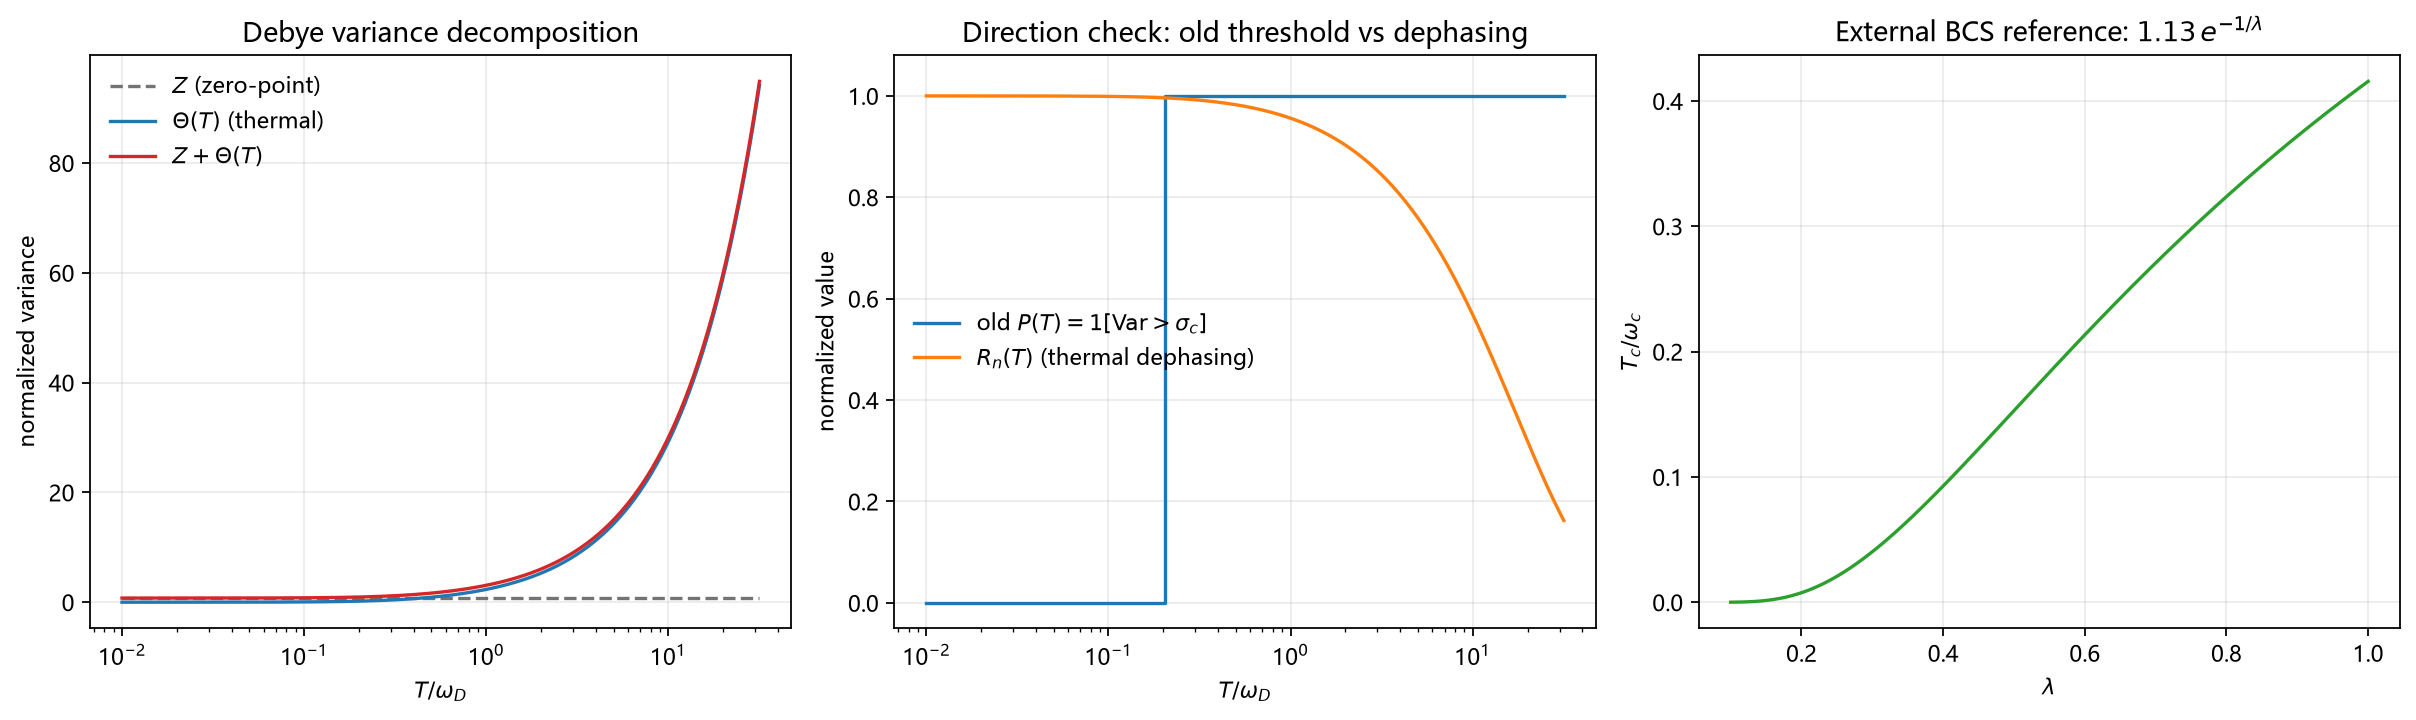

The Python source for this figure:
import numpy as np
import matplotlib
matplotlib.use("Agg")
import matplotlib.pyplot as plt

# Optional Chinese font; fall back silently if unavailable.
matplotlib.rcParams["font.sans-serif"] = ["Microsoft YaHei", "SimHei", "DejaVu Sans"]
matplotlib.rcParams["axes.unicode_minus"] = False

def debye_integral(x: float) -> float:
    """I(x)=int_0^x u/(exp(u)-1) du, with the removable value at 0 set to 1."""
    if x <= 0.0:
        return 0.0
    u = np.linspace(0.0, x, 30001)
    f = np.ones_like(u)
    f[1:] = u[1:] / np.expm1(u[1:])
    return float(np.trapezoid(f, u))

# Dimensionless units: omega_D = 1, rho_m = 1, g = 1.
# Z = 3g^2/(4 rho_m omega_D) = 3/4.
Z = 0.75
t = np.logspace(-2.0, 1.5, 420)
I = np.array([debye_integral(1.0 / ti) for ti in t])
Theta = 3.0 * t**2 * I
total = Z + Theta

# Thermal velocity variance (linearised), normalized geometry.
sigma_v2 = Theta / (16.0 * np.pi**2 * (1.0 - 0.1 / (2.0 * np.pi)))
# Normalized dephasing; shape only, not a physical rate.
Gamma = 3.0 * sigma_v2
R = np.exp(-Gamma)

# Old threshold probability from total variance; direction is increasing.
threshold = 0.95
p_old = (total > threshold).astype(float)

# External BCS weak-coupling reference: Tc/omega_c = 1.13 exp(-1/lambda).
lam = np.linspace(0.10, 1.0, 500)
Tc_over_omega = 1.13 * np.exp(-1.0 / lam)

fig, axes = plt.subplots(1, 3, figsize=(15.2, 4.6), dpi=160)

ax = axes[0]
ax.plot(t, Z * np.ones_like(t), "--", color="0.45", label=r"$Z$ (zero-point)")
ax.plot(t, Theta, "-", color="#1f77b4", label=r"$\Theta(T)$ (thermal)")
ax.plot(t, total, "-", color="#d62728", label=r"$Z+\Theta(T)$")
ax.set_xscale("log")
ax.set_xlabel(r"$T/\omega_D$")
ax.set_ylabel(r"normalized variance")
ax.set_title("Debye variance decomposition")
ax.legend(frameon=False)
ax.grid(alpha=0.25)

ax = axes[1]
ax.step(t, p_old, where="post", color="#1f77b4", label=r"old $P(T)=1[\mathrm{Var}>\sigma_c]$")
ax.plot(t, R / R[0], "-", color="#ff7f0e", label=r"$R_n(T)$ (thermal dephasing)")
ax.set_xscale("log")
ax.set_xlabel(r"$T/\omega_D$")
ax.set_ylabel("normalized value")
ax.set_title("Direction check: old threshold vs dephasing")
ax.set_ylim(-0.05, 1.08)
ax.legend(frameon=False, loc="center left")
ax.grid(alpha=0.25)

ax = axes[2]
ax.plot(lam, Tc_over_omega, color="#2ca02c")
ax.set_xlabel(r"$\lambda$")
ax.set_ylabel(r"$T_c/\omega_c$")
ax.set_title("External BCS reference: $1.13\\,e^{-1/\\lambda}$")
ax.grid(alpha=0.25)

fig.tight_layout()
fig.savefig("温度架构.png", bbox_inches="tight")

with open("温度架构.csv", "w", encoding="utf-8") as f:
    f.write("T_over_omega_D,Z,Theta,Total,P_old,R_n\n")
    for ti, zi, th, to, po, rn in zip(t, np.full_like(t, Z), Theta, total, p_old, R / R[0]):
        f.write(f"{ti:.8g},{zi:.8g},{th:.8g},{to:.8g},{po:.8g},{rn:.8g}\n")

# Quantitative checks: monotonicity of thermal variance and coherence.
dTheta = np.diff(Theta)
dR = np.diff(R / R[0])
print("min dTheta (should be >= 0):", float(dTheta.min()))
print("max dR (should be <= 0):", float(dR.max()))
print("Z =", Z)
print("Theta at smallest T =", float(Theta[0]), "Theta at largest T =", float(Theta[-1]))
print("threshold crossing T/omega_D =", float(t[np.argmax(total > threshold)]) if np.any(total > threshold) else None)
